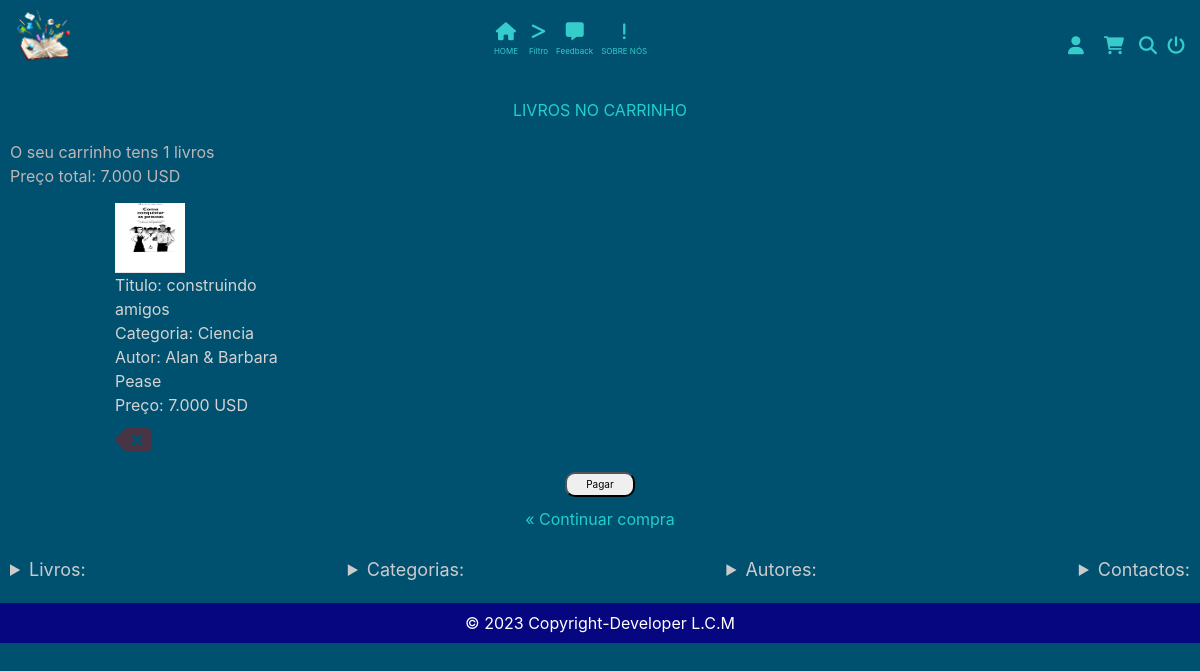
Screenshot of /carrinhos/resumo (signed in) with the database file from the repository.
### tables this page shows
CREATE TABLE `carrinho` (
  `id_carrinho` int(6) NOT NULL,
  `id_usuario` int(6) NOT NULL,
  `id_livro` int(6) NOT NULL
);

CREATE TABLE `livro` (
  `id_livro` int(6) NOT NULL,
  `url_capa` varchar(200) NOT NULL,
  `url_livro` varchar(200) NOT NULL,
  `titulo` varchar(50) NOT NULL,
  `preco` float(10,2) NOT NULL,
  `id_categoria` int(6) NOT NULL,
  `id_autor` int(6) NOT NULL
);

CREATE TABLE `categoria` (
  `id_categoria` int(6) NOT NULL,
  `nome` varchar(30) NOT NULL
);

CREATE TABLE `autor` (
  `id_autor` int(6) NOT NULL,
  `nome` varchar(60) NOT NULL
);

### app/Controllers/Carrinhos.php (called while the page is built, shortened)
<?php
class Carrinhos extends Controller{
    public function __construct()
    {
        $this->carrinhoModel = $this->model('Carrinho');
    }
    public function resumo(){
        $formulario = filter_input_array(INPUT_POST, FILTER_SANITIZE_STRING);
        if(isset($formulario)):
            $dados =[
             'id_livro' => $formulario['id_livro'],
                 'id_usuario' => $_SESSION['usuario_id']
          ];
         if($this->carrinhoModel->armazenar($dados)):
            Sessao::mensagem('livro', 'Livro adicionado ao carrinho');
            Url::redirecionar('paginas/index');
        else:
            Sessao::mensagem('livro', 'Erro ao  adicionar Livro ao carrinho');
            Url::redirecionar('paginas/index');
        endif;
    else:
        $dados =[
            'itensCarrinho' => $this->carrinhoModel->lerItensCarrinho($_SESSION['usuario_id']),
            'QTI' =>$this->carrinhoModel->QTCarrinho($_SESSION['usuario_id']),
            'PTI' =>$this->carrinhoModel->PTCarrinho($_SESSION['usuario_id'])
         ];
    endif;
        $this->view('carrinho/resumo', $dados);
    }
}

### app/Libraries/Rota.php (called while the page is built, shortened)
<?php
class Rota{
    private $metodo = 'index';
    public function __construct()
    {
        $url = $this->url() ? $this->url() : [0];
        if(file_exists('../app/Controllers/'.ucwords($url[0]).'.php')):
            unset($url[0]);
        endif;
        $this->controlador = new $this->controlador;
        if(isset($url[1])):
            if(method_exists($this->controlador, $url[1])):
                $this->metodo = $url[1];
                unset($url[1]);
            endif;
        endif;
        $this->parametros = $url ? array_values($url) : [];
        call_user_func_array([$this->controlador, $this->metodo], $this->parametros);
    }
    private function url(){
        $url = filter_input(INPUT_GET,'url', FILTER_SANITIZE_URL);
        if(isset($url)):
            $url = trim(rtrim($url,'/'));
            $url = explode('/', $url);
            return $url;
        endif;
    }
}

### app/Libraries/Database.php (called while the page is built, shortened)
<?php
class Database {
    private $host = DB['HOST'];
    private $usuario = DB['USUARIO'];
    private $senha = DB['SENHA'];
    private $banco = DB['BANCO'];
    private $porta = DB['PORTA'];
    private $dbh;
    private $stmt;
    public function __construct()
    {
        $dsn = 'mysql:host='.$this->host.';port='.$this->porta.';dbname='.$this->banco;
        $opcoes = [
            PDO::ATTR_PERSISTENT => true,
            PDO::ATTR_ERRMODE => PDO::ERRMODE_EXCEPTION
        ];
        try {
            $this->dbh = new PDO($dsn, $this->usuario, $this->senha, $opcoes);
        } catch (PDOException $e) {
            print "Error!: ".$e->getMessage() . "<br/>";
            die();
        }
    }
    public function query($sql){
        $this->stmt = $this->dbh->prepare($sql);
    }
    public function bind($parametro, $valor, $tipo = null){
        if(is_null($tipo)):
            switch(true):
                case is_int($valor):
                    $tipo = PDO::PARAM_INT;
                break;
            endswitch;
        endif;
        $this->stmt->bindValue($parametro, $valor, $tipo);
    }
    public function executa(){
        return $this->stmt->execute();
    }
    public function resultados(){
        $this->executa();
        return $this->stmt->fetchAll(PDO::FETCH_OBJ);
    }
}

### app/Models/Carrinho.php (called while the page is built, shortened)
<?php
class Carrinho{
    private $db;
    public function __construct()
    {
        $this->db = new Database();
    }
     public function lerItensCarrinho($id_usuario){
        $this->db->query("SELECT *,
        livro.id_livro as livroId,
        categoria.id_categoria as categoriaId,
        categoria.nome as categoriaNome,
        autor.id_autor as autorId,
        autor.nome as autorNome
         FROM carrinho
         INNER JOIN livro ON
         carrinho.id_livro = livro.id_livro
         INNER JOIN categoria ON
         livro.id_categoria = categoria.id_categoria
          INNER JOIN autor ON
          livro.id_autor = autor.id_autor
          WHERE  carrinho.id_usuario = :id_usuario
          ORDER BY carrinho.id_livro DESC ");
            $this->db->bind("id_usuario",$id_usuario);
        return $this->db->resultados();
    }
    public function QTCarrinho($id_usuario){
        $this->db->query("SELECT count(*)
         FROM carrinho
          WHERE  carrinho.id_usuario = :id_usuario
          ");
            $this->db->bind("id_usuario",$id_usuario);
        return $this->db->resultados();
    }
     public function PTCarrinho($id_usuario){
        $this->db->query("SELECT SUM(livro.preco),
        livro.id_livro as livroId,
        categoria.id_categoria as categoriaId,
        categoria.nome as categoriaNome,
        autor.id_autor as autorId,
        autor.nome as autorNome
         FROM carrinho
         INNER JOIN livro ON
         carrinho.id_livro = livro.id_livro
         INNER JOIN categoria ON
         livro.id_categoria = categoria.id_categoria
          INNER JOIN autor ON
          livro.id_autor = autor.id_autor
          WHERE  carrinho.id_usuario = :id_usuario
            ");
            $this->db->bind("id_usuario",$id_usuario);
        return $this->db->resultados();
    }
}

### app/autoload.php (called while the page is built, shortened)
<?php
spl_autoload_register(function ($classe){
    $diretorios = [
        'Libraries',
        'Helpers'
    ];
    foreach($diretorios as $diretorio):
        $arquivo = (__DIR__.DIRECTORY_SEPARATOR.$diretorio.DIRECTORY_SEPARATOR.$classe.'.php');
    endforeach;
});

### app/Views/carrinho/resumo.php (the view, shortened to what this page needs)
<section class="links_encomenda"><div><a href="<?=URL?>/carrinho/resumo"><button>LIVROS NO CARRINHO</button></a></div></section>
<section class="section_info">
  <span>O seu carrinho tens <?php echo $dados['QTI'][0]->{'count(*)'}; ?> livros</span>
  <span>Preço total: <?php echo number_format($dados['PTI'][0]->{'SUM(livro.preco)'}, 0,',','.'); ?>  USD</span>
</section>
 <article class="itens_no_carrinho" >
  <?php   foreach($dados['itensCarrinho'] as $IC):
     ?>
<section class="section_info_itens_no_carrinho1">
  <div class="div_capa_livro" style="height: 70px; width: 70px;"><img  src="<?= URL ?>/public/uploads/capa/<?= $IC->url_capa ?>"  alt=""></div> <div  class="info_itens_carrinho2"><span>Titulo: <?= $IC->titulo ?></span> <span>Categoria: <?= $IC->categoriaNome ?></span> <span>Autor: <?= $IC->autorNome ?></span> <span>Preço: <?= number_format($IC->preco, 0,',','.') ?> USD</span> </div> <DIV>
            <form name="deletar" action="<?=URL?>/carrinhos/deletarLivroCarrinho/<?= $IC->id_carrinho ?>" method="post"><button class="btn_del_iten_carrinho" type="submit"><i class="fa-solid fa-delete-left"></i></button></form></DIV>
</section>
<?php endforeach ?>
</article>
  <section class="section_btns_encomenda">
  <?php if( $dados['QTI'][0]->{'count(*)'}<>0): ?> <div> <form name="checkout" action="<?=URL?>/carrinhos/RealizarCheckout" method="post"><button class="btn_increver-se" type="submit">Pagar</button></form></div>
    <?php endif; ?>
    <div><a href="<?= URL ?>/paginas/home" class="ctn_compra">« Continuar compra</a></div>
  </section>

### public/css/style.css (style rules this page uses)
* { margin: 0; padding: 0; text-decoration: none; transition: all ease 0.1s; }
* a { color: rgb(32, 207, 207); }
html, body { scroll-behavior: smooth; }
body { background-color: rgb(0, 81, 112); }
.input_do_topo, .btn_increver-se, .input_increver-se, .input_pesquisar { height: 25px; border-radius: 10px; }
.btn_increver-se { font-size: 10px; width: 70px; }
.div_capa_livro img { height: 100%; width: 100%; }
.div_capa_livro { height: 150px; width: 150px; }
.links_encomenda { display: flex; justify-content: center; flex-wrap: wrap; }
.links_encomenda div { display: flex; align-items: center; padding: 0px 5px; height: 40px; }
.links_encomenda button { background: transparent; color: rgb(32, 207, 207); border: none; }
.itens_no_carrinho { justify-items: center; justify-content: space-between; display: grid; grid-template-columns: 25% 25% 25% 25%; }
@media (min-width:700px) and (max-width:1290px) { .itens_no_carrinho { grid-template-columns: 33.333333333% 33.333333333% 33.333333333%; } }
.section_info_itens_no_carrinho1 { margin-top: 5px; justify-content: flex-start; align-content: flex-start; flex-direction: column; display: flex; }
.section_info_itens_no_carrinho1 div { margin-left: 5px; margin-right: 5px; width: 170px; }
.section_info_itens_no_carrinho1 span { color: rgb(211, 211, 211); display: block; font-size: 1em; }
.btn_del_iten_carrinho { background: transparent; border: none; color: rgba(138, 27, 27, 0.527); font-size: 2em; }
.section_info { margin: 10px 10px; display: flex; flex-direction: column; }
.section_info span { color: rgb(190, 182, 182); }
.section_btns_encomenda { display: flex; flex-direction: column; align-items: center; }
.section_btns_encomenda div { margin: 5px 0px; }

### rows the page displays
carrinho: id_livro.url_capa (picture), id_livro.titulo "construindo amigos", categoria.nome "Ciencia", autor.nome "Alan & Barbara Pease", id_livro.preco "7.000"

### other values shown
$dados['QTI'][0]->{'count(*)'} "1"
$dados['PTI'][0]->{'SUM(livro.preco)'} "7.000"
